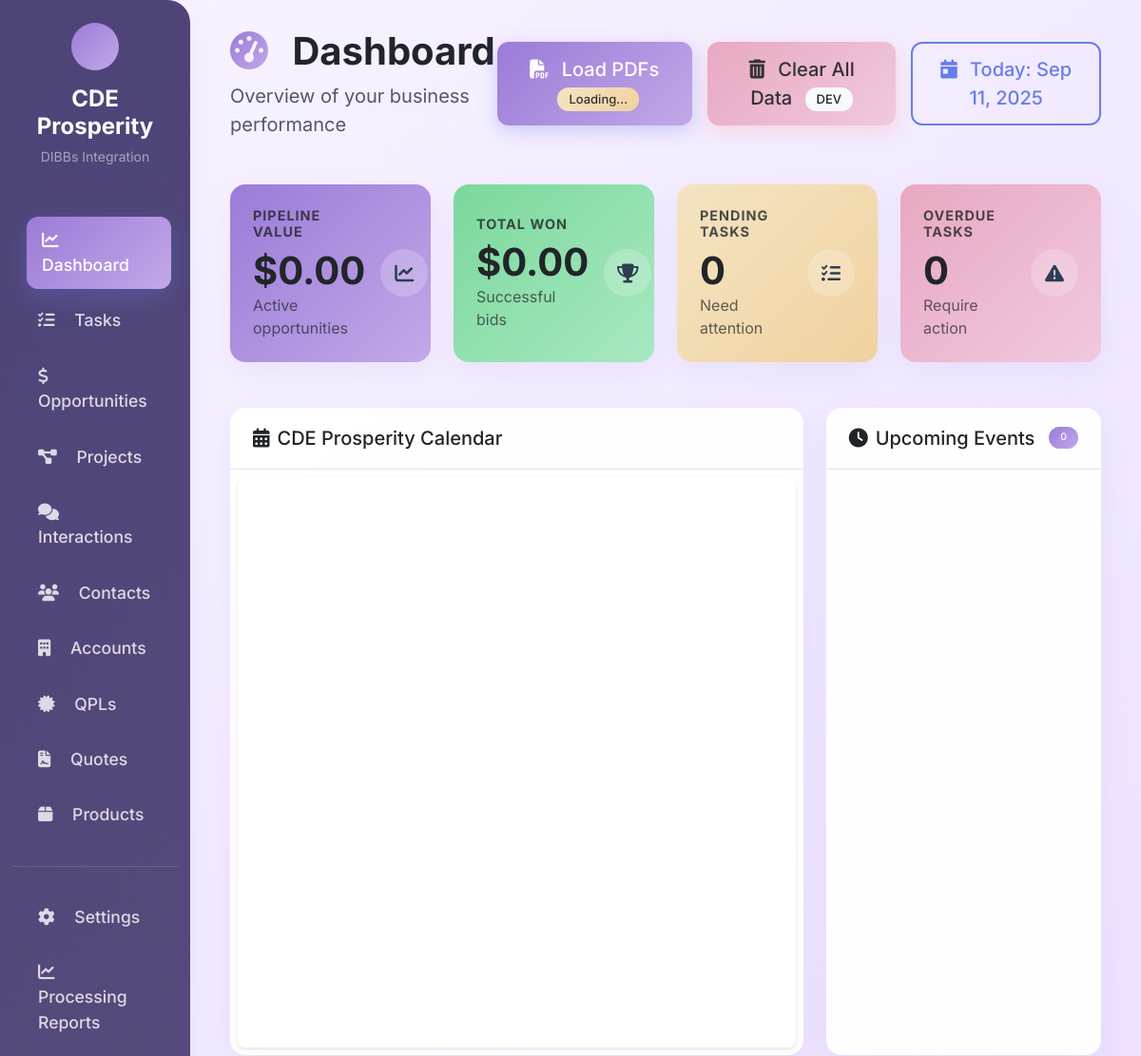
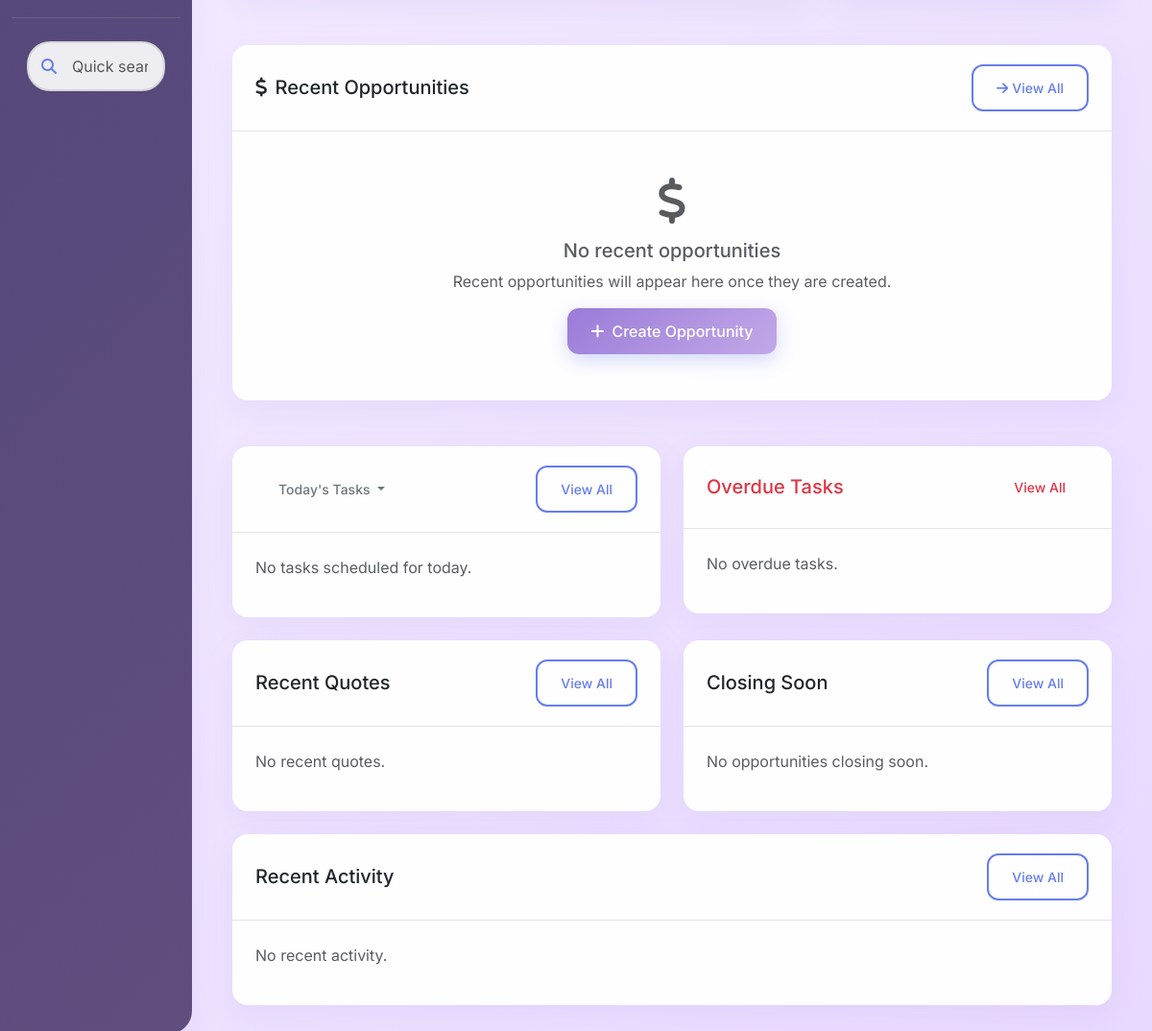
Before: / with the older database file (2 pictures, top to bottom).
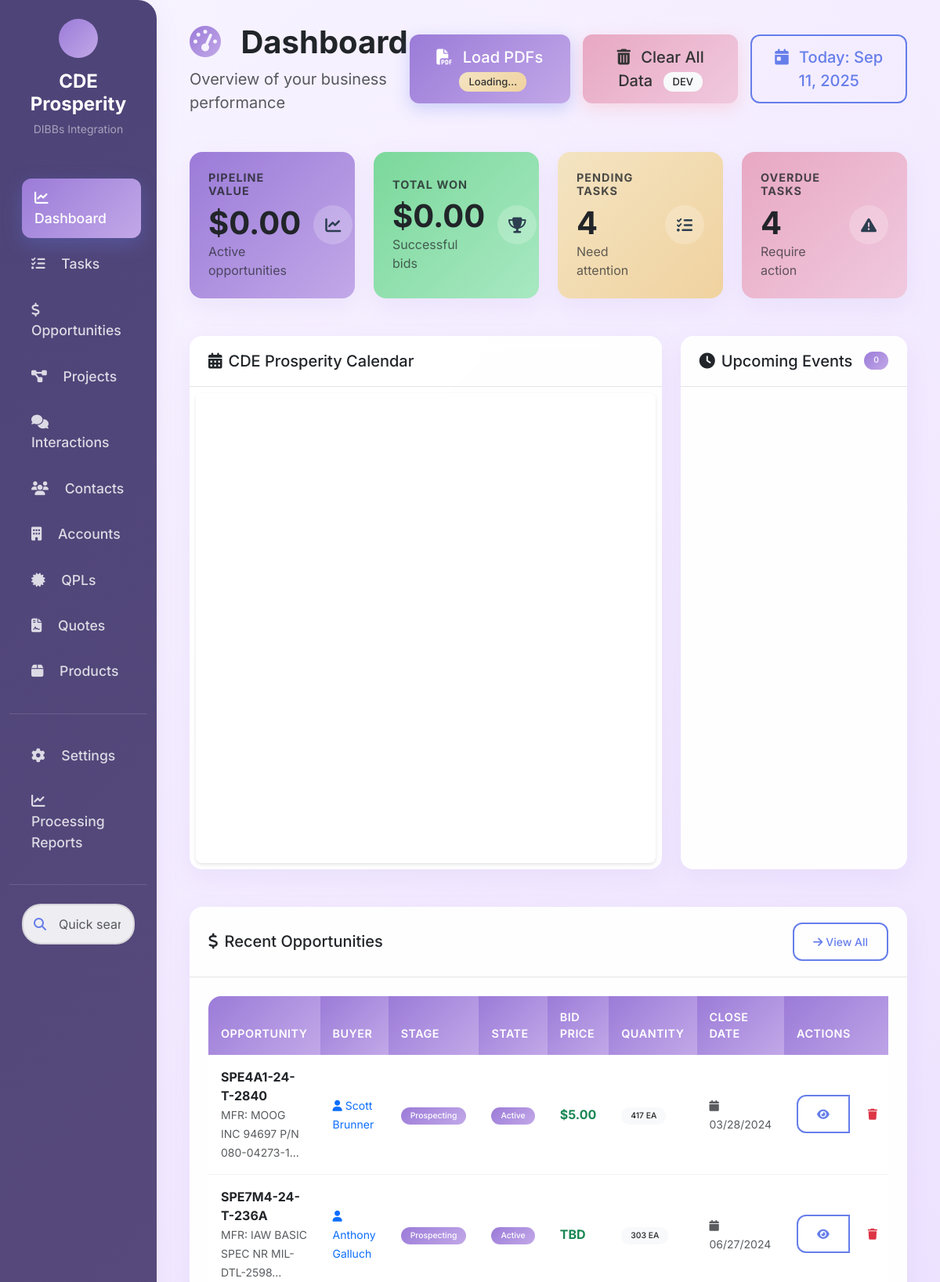
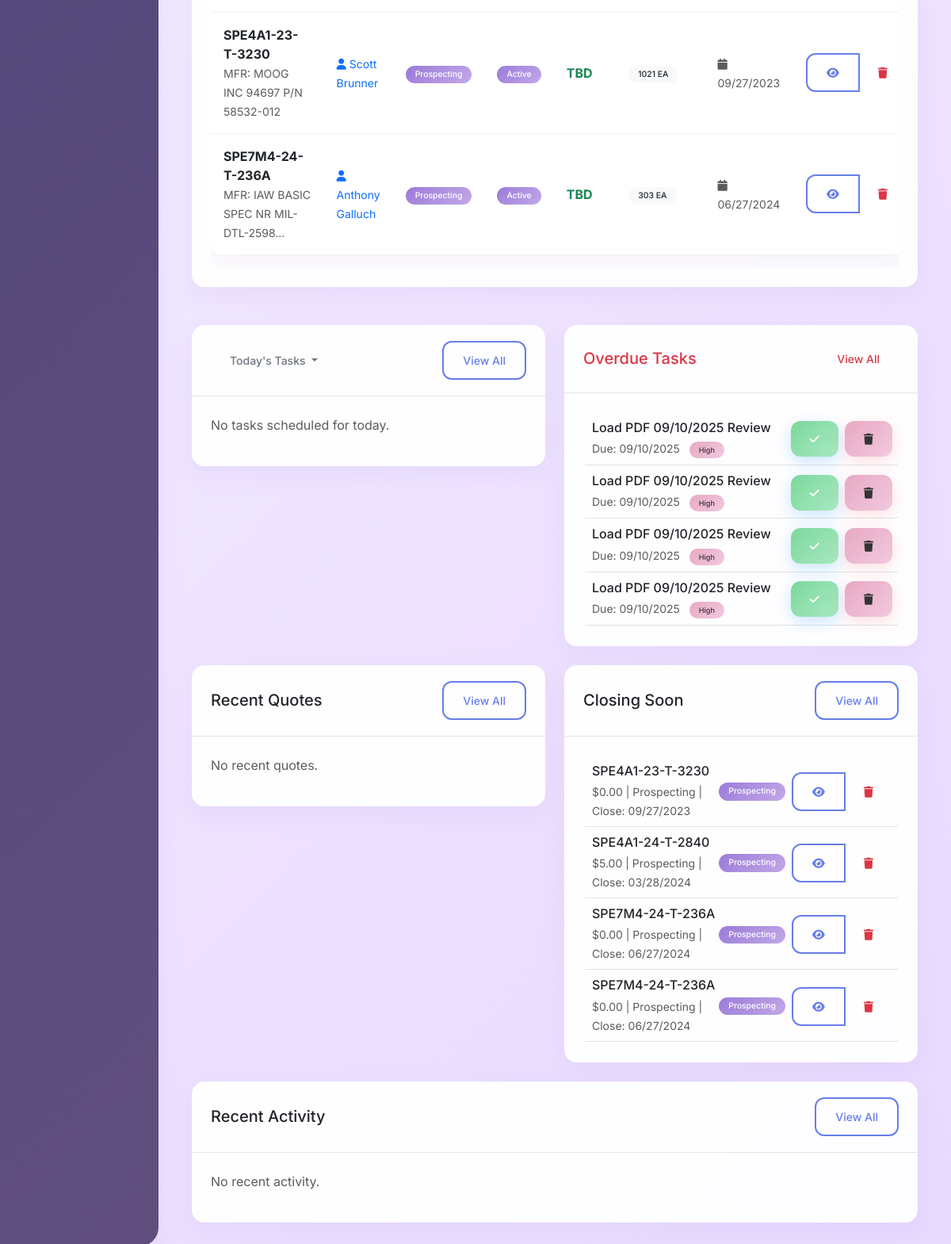
After: the same page with the newer database file (2 pictures, top to bottom).
### tables this page shows
CREATE TABLE "opportunities" (
                id INTEGER PRIMARY KEY AUTOINCREMENT,
                name TEXT NOT NULL,
                account_id INTEGER,
                contact_id INTEGER,
                stage TEXT CHECK(stage IN ('Prospecting', 'RFQ Requested', 'RFQ Received', 'Submit Bid', 'Project Started')),
                amount REAL,
                probability INTEGER CHECK(probability >= 0 AND probability <= 100),
                close_date DATE,
                lead_source TEXT,
                next_step TEXT,
                type TEXT CHECK(type IN ('New Business', 'Existing Business', 'Amendment')),
                description TEXT,
                created_date TIMESTAMP DEFAULT CURRENT_TIMESTAMP,
                modified_date TIMESTAMP DEFAULT CURRENT_TIMESTAMP,
                owner TEXT,
                forecast_category TEXT, 
                state TEXT CHECK(state IN ('Active', 'No Bid', 'Past Due', 'Bid Lost', 'Won')), 
                bid_price REAL, 
                product_id INTEGER, 
                bid_date DATE, 
                mfr TEXT, 
                iso TEXT CHECK(iso IN ('Yes', 'No')), 
                fob TEXT CHECK(fob IN ('Origin', 'Destination')), 
                buyer TEXT, 
                packaging_type TEXT, 
                purchase_costs REAL, 
                packaging_shipping REAL, 
                quantity INTEGER, 
                profit REAL, sampling TEXT DEFAULT "No", unit TEXT, project_id INTEGER, delivery_days INTEGER, payment_history TEXT DEFAULT NULL, pdf_file_path TEXT, nsn TEXT,
                FOREIGN KEY (account_id) REFERENCES accounts (id),
                FOREIGN KEY (contact_id) REFERENCES contacts (id)
            );

CREATE TABLE "tasks" (
            id INTEGER PRIMARY KEY,
            subject TEXT,
            description TEXT,
            status TEXT,
            work_date DATE,
            due_date DATE,
            owner TEXT,
            start_date DATE,
            completed_date DATE,
            parent_item_type TEXT,
            parent_item_id INTEGER,
            sub_item_type TEXT,
            sub_item_id INTEGER,
            priority TEXT,
            time_taken INTEGER,
            created_date TIMESTAMP DEFAULT CURRENT_TIMESTAMP,
            modified_date TIMESTAMP DEFAULT CURRENT_TIMESTAMP
        , contact_id INTEGER, project_id INTEGER, account_id INTEGER, type TEXT, related_to_type TEXT, related_to_id TEXT, assigned_to TEXT);

### crm_app.py (the view)
@app.route('/')
def dashboard():
    dashboard_data = crm_automation.get_daily_dashboard_data()
    return render_template('dashboard.html', data=dashboard_data)

### crm_app.py (called while the page is built)
@app.template_filter('currency')
def currency_filter(value):
    if value is None:
        return "$0.00"
    try:
        return f"${float(value):,.2f}"
    except (ValueError, TypeError):
        return "$0.00"

@app.template_filter('date')
def date_filter(value):
    if value is None:
        return ""
    if isinstance(value, str):
        try:
            if value.strip() == "":
                return ""
            for fmt in ['%Y-%m-%d', '%b %d, %Y', '%m/%d/%Y']:
                try:
                    value = datetime.strptime(value, fmt).date()
                    break
                except ValueError:
                    continue
            else:
                return value  # Return original if no format matches
        except:
            return value
    if hasattr(value, 'strftime'):
        return value.strftime('%m/%d/%Y')
    return str(value)

### src/core/crm_data.py (called while the page is built)
    def execute_query(self, query, params=None):
        return db.execute_query(query, params)

### web/templates/dashboard.html (shortened to what the changed rows need)
{% extends "base.html" %}
{% block content %}
<div class="container-fluid">
    <div class="d-flex justify-content-between align-items-center mb-5">
        <div>
            <h1 class="display-6 fw-bold mb-2">
                <i class="fas fa-tachometer-alt me-3" style="background: var(--gradient-primary); -webkit-background-clip: text; -webkit-text-fill-color: transparent; background-clip: text;"></i>
                Dashboard
            </h1>
        </div>
    </div>
    <div class="row mb-5">
        <div class="col-md-3">
            <div class="card card-metric h-100">
                <div class="card-body d-flex align-items-center">
                    <div class="flex-grow-1">
                        <h2 class="mb-0 fw-bold text-dark">{{ data.metrics.total_pipeline_value | currency if data and data.metrics else "$0" }}</h2>
                    </div>
                </div>
            </div>
        </div>
        <div class="col-md-3">
            <div class="card card-metric success h-100">
                <div class="card-body d-flex align-items-center">
                    <div class="flex-grow-1">
                        <h2 class="mb-0 fw-bold text-dark">{{ data.metrics.total_won_value | currency if data and data.metrics else "$0" }}</h2>
                    </div>
                </div>
            </div>
        </div>
        <div class="col-md-3">
            <div class="card card-metric warning h-100">
                <div class="card-body d-flex align-items-center">
                    <div class="flex-grow-1">
                        <h6 class="text-dark mb-2 text-uppercase fw-bold" style="font-size: 0.75rem; letter-spacing: 1px; opacity: 0.8;">Pending Tasks</h6>
                        <h2 class="mb-0 fw-bold text-dark">{{ data.metrics.pending_tasks if data and data.metrics else 0 }}</h2>
                        <small class="text-dark" style="opacity: 0.7;">Need attention</small>
                    </div>
                </div>
            </div>
        </div>
        <div class="col-md-3">
            <div class="card card-metric danger h-100">
                <div class="card-body d-flex align-items-center">
                    <div class="flex-grow-1">
                        <h6 class="text-dark mb-2 text-uppercase fw-bold" style="font-size: 0.75rem; letter-spacing: 1px; opacity: 0.8;">Overdue Tasks</h6>
                        <h2 class="mb-0 fw-bold text-dark">{{ data.metrics.overdue_tasks if data and data.metrics else 0 }}</h2>
                        <small class="text-dark" style="opacity: 0.7;">Require action</small>
                    </div>
                </div>
            </div>
        </div>
    </div>
    <div class="row mb-5">
        <div class="col-12">
            <div class="card">
                <div class="card-body">
                    {% if data.recent_opportunities %}
                        <div class="table-responsive">
                            <table class="table table-hover">
                                <thead>
                                    <tr>
                                        <th>Opportunity</th>
                                        <th>Buyer</th>
                                        <th>Stage</th>
                                        <th>State</th>
                                        <th>Bid Price</th>
                                        <th>Quantity</th>
                                        <th>Close Date</th>
                                        <th>Actions</th>
                                    </tr>
                                </thead>
                                <tbody>
                                    {% for opp in data.recent_opportunities[:10] %}
                                    <tr class="opportunity-row"
                                        ondblclick="window.location.href='{{ url_for('opportunity_detail', opportunity_id=opp.id) }}'"
                                        style="cursor: pointer;"
                                        title="Double-click to view details">
                                        <td>
                                            <strong>{{ opp.name }}</strong>
                                            {% if opp.mfr %}
                                            <br><small class="text-muted">MFR: {{ opp.mfr[:30] }}{{ '...' if opp.mfr|length > 30 else '' }}</small>
                                            {% endif %}
                                        </td>
                                        <td>
                                            <small class="text-primary">
                                                <i class="fas fa-user me-1"></i>{{ opp.buyer or 'Not assigned' }}
                                            </small>
                                        </td>
                                        <td>
                                            <span class="badge bg-{{ 'success' if opp.stage == 'Project Started' else 'warning' if opp.stage == 'Submit Bid' else 'info' if opp.stage == 'RFQ Received' else 'secondary' if opp.stage == 'RFQ Requested' else 'primary' }}">
                                                {{ opp.stage or 'Prospecting' }}
                                            </span>
                                        </td>
                                        <td>
                                            <span class="badge bg-{{ 'success' if opp.state == 'Won' else 'danger' if opp.state == 'Bid Lost' else 'warning' if opp.state in ['Past Due', 'No Bid'] else 'primary' }}">
                                                {{ opp.state or 'Active' }}
                                            </span>
                                        </td>
                                        <td>
                                            <strong class="text-success">{{ opp.bid_price | currency if opp.bid_price else 'TBD' }}</strong>
                                        </td>
                                        <td>
                                            <span class="badge bg-light text-dark">
                                                {{ opp.quantity or 'N/A' }}{{ ' ' + opp.unit if opp.unit else '' }}
                                            </span>
                                        </td>
                                        <td>
                                            <small class="text-muted">
                                                <i class="fas fa-calendar me-1"></i>{{ opp.close_date | date if opp.close_date else 'No close date' }}
                                            </small>
                                        </td>
                                        <td>
                                            <div class="btn-group" role="group">
                                                <a href="{{ url_for('opportunity_detail', opportunity_id=opp.id) }}" class="btn btn-sm btn-outline-primary" onclick="event.stopPropagation();" title="View Details">
                                                    <i class="fas fa-eye"></i>
                                                </a>
                                                <button class="btn btn-sm btn-outline-danger" onclick="event.stopPropagation(); deleteOpportunity({{ opp.id }}, '{{ opp.name }}')" title="Delete Opportunity">
                                                    <i class="fas fa-trash"></i>
                                                </button>
                                            </div>
                                        </td>
                                    </tr>
                                    {% endfor %}
                                </tbody>
                            </table>
                        </div>
                    {% else %}
                        <div class="text-center py-4">
                            <i class="fas fa-dollar-sign fa-3x text-muted mb-3"></i>
                            <h5 class="text-muted">No recent opportunities</h5>
                            <p class="text-muted">Recent opportunities will appear here once they are created.</p>
                            <a href="{{ url_for('opportunities') }}" class="btn btn-primary">
                                <i class="fas fa-plus me-2"></i>Create Opportunity
                            </a>
                        </div>
                    {% endif %}
                </div>
            </div>
        </div>
    </div>
<div class="row">
    <div class="col-md-6">
        <div class="card">
            <div class="card-body">
                {% if data.overdue_tasks %}
                    {% for task in data.overdue_tasks[:5] %}
                    <div class="d-flex justify-content-between align-items-center border-bottom py-2 task-item"
                         ondblclick="window.location.href='{{ url_for('task_detail', task_id=task.id) }}'"
                         style="cursor: pointer;"
                         title="Double-click to view details">
                        <div>
                            <h6 class="mb-1">{{ task.subject }}</h6>
                            <small class="text-muted">
                                Due: {{ task.due_date | date }}
                                <span class="badge bg-danger ms-2">{{ task.priority }}</span>
                            </small>
                        </div>
                        <div class="d-flex gap-2">
                            <button class="btn btn-sm btn-success" onclick="event.stopPropagation(); completeTask({{ task.id }})" title="Mark Complete">
                                <i class="fas fa-check"></i>
                            </button>
                            <button class="btn btn-sm btn-danger" onclick="event.stopPropagation(); deleteTask({{ task.id }})" title="Delete Task">
                                <i class="fas fa-trash"></i>
                            </button>
                        </div>
                    </div>
                    {% endfor %}
                {% else %}
                    <p class="text-muted">No overdue tasks.</p>
                {% endif %}
            </div>
        </div>
    </div>
</div>
<div class="row mt-4">
    <div class="col-md-6">
        <div class="card">
            <div class="card-body">
                {% if data.closing_opportunities %}
                    {% for opp in data.closing_opportunities %}
                    <div class="border-bottom py-2 opportunity-item"
                         ondblclick="window.location.href='{{ url_for('opportunity_detail', opportunity_id=opp.id) }}'"
                         style="cursor: pointer;"
                         title="Double-click to view details">
                        <div class="d-flex justify-content-between align-items-center">
                            <div class="flex-grow-1">
                                <h6 class="mb-1">{{ opp.name }}</h6>
                                <small class="text-muted">
                                    {{ opp.bid_price | currency }} | {{ opp.stage }} | Close: {{ opp.close_date | date }}
                                </small>
                            </div>
                            <div class="d-flex align-items-center gap-2">
                                <span class="badge bg-{{ 'warning' if opp.stage == 'Negotiation' else 'info' if opp.stage == 'Proposal' else 'primary' }}">
                                    {{ opp.stage }}
                                </span>
                                <div class="btn-group" role="group">
                                    <a href="{{ url_for('opportunity_detail', opportunity_id=opp.id) }}" class="btn btn-sm btn-outline-primary" onclick="event.stopPropagation();" title="View Details">
                                        <i class="fas fa-eye"></i>
                                    </a>
                                    <button class="btn btn-sm btn-outline-danger" onclick="event.stopPropagation(); deleteOpportunity({{ opp.id }}, '{{ opp.name }}')" title="Delete Opportunity">
                                        <i class="fas fa-trash"></i>
                                    </button>
                                </div>
                            </div>
                        </div>
                    </div>
                    {% endfor %}
                {% else %}
                    <p class="text-muted">No opportunities closing soon.</p>
                {% endif %}
            </div>
        </div>
    </div>
</div>
{% endblock %}
{% block scripts %}
<link href="https://cdn.jsdelivr.net/npm/fullcalendar@6.1.8/index.global.min.css" rel="stylesheet">
{% endblock %}

Changed rows visible on the page:
added opportunities: name "SPE4A1-24-T-2840", mfr "MOOG INC 94697 P/N 080-04273-1", mfr "...", buyer "Scott Brunner", stage "Prospecting", state "Active", bid_price "$5.00", quantity "417", unit "EA", close_date "03/28/2024"
added opportunities: name "SPE7M4-24-T-236A", mfr "IAW BASIC SPEC NR MIL-DTL-2598", mfr "...", buyer "Anthony Galluch", stage "Prospecting", state "Active", bid_price "TBD", quantity "303", unit "EA", close_date "06/27/2024", bid_price "$0.00"
added opportunities: name "SPE4A1-23-T-3230", mfr "MOOG INC 94697 P/N 58532-012", buyer "Scott Brunner", stage "Prospecting", state "Active", bid_price "TBD", quantity "1021", unit "EA", close_date "09/27/2023", bid_price "$0.00"
added opportunities: name "SPE7M4-24-T-236A", mfr "IAW BASIC SPEC NR MIL-DTL-2598", mfr "...", buyer "Anthony Galluch", stage "Prospecting", state "Active", bid_price "TBD", quantity "303", unit "EA", close_date "06/27/2024", bid_price "$0.00"
added tasks: subject "Load PDF 09/10/2025 Review", due_date "09/10/2025", priority "High"
added tasks: subject "Load PDF 09/10/2025 Review", due_date "09/10/2025", priority "High"
added tasks: subject "Load PDF 09/10/2025 Review", due_date "09/10/2025", priority "High"
added tasks: subject "Load PDF 09/10/2025 Review", due_date "09/10/2025", priority "High"
Other visible differences:
{{ data.metrics.pending_tasks if data and data.metrics else 0 }}: "0" → "4"
{{ data.metrics.overdue_tasks if data and data.metrics else 0 }}: "0" → "4"
text no longer shown: "No recent opportunities Recent opportunities will appear here once they are created. Create Opportunity No overdue tasks. No opportunities closing soon."
text now shown: "OPPORTUNITY BUYER STAGE STATE BID PRICE QUANTITY CLOSE DATE ACTIONS"
